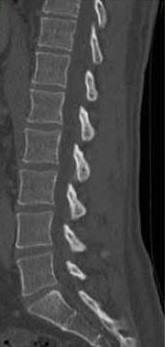
#> input picture 林洪邦/37736735_2061362360549587_9024993033665380352_n.jpg, 165 x 347 px
$ python -i image_processing.py   (imports and definitions only)   (older library calls are emulated)
#> lines starting #> are read from the running program, lines starting #| are printed output that depends on the picture
#> further down, picture is the input picture: shape (347, 165, 3); mean B, G, R 68.9, 68.9, 68.9
import numpy as np
import pandas as pd
import cv2

def sobel(img):
    x = cv2.Sobel(img,cv2.CV_16S,1,0)
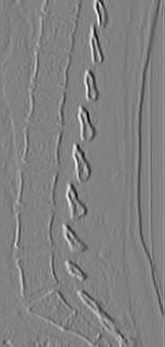
#> x: shape (347, 165, 3) int16; mean B, G, R -2.1, -2.1, -2.1; drawn with min black and max white
    y = cv2.Sobel(img,cv2.CV_16S,0,1)
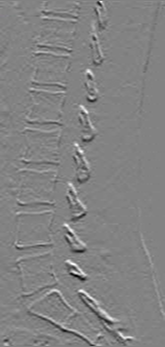
#> y: shape (347, 165, 3) int16; mean B, G, R 0, 0, 0; drawn with min black and max white
    absX = cv2.convertScaleAbs(x)
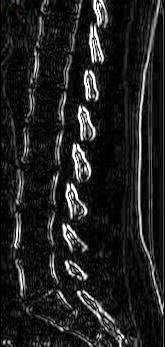
#> absX: shape (347, 165, 3); mean B, G, R 32.8, 32.8, 32.8
    absY = cv2.convertScaleAbs(y)
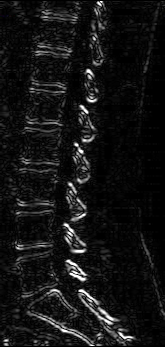
#> absY: shape (347, 165, 3); mean B, G, R 19.7, 19.7, 19.7
    dst = cv2.addWeighted(absX,0.5,absY,0.5,0)
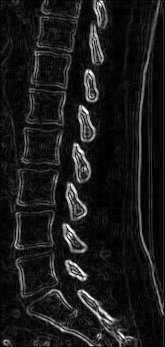
#> dst: shape (347, 165, 3); mean B, G, R 26.3, 26.3, 26.3
    return dst

# [89 lines left out: functions enhance, filling_hole_tl, filling_hole_br, features, coordinate, not called in this run]

>>> import cv2
>>> picture = cv2.imread('37736735_2061362360549587_9024993033665380352_n.jpg')
>>> result = sobel(picture)
